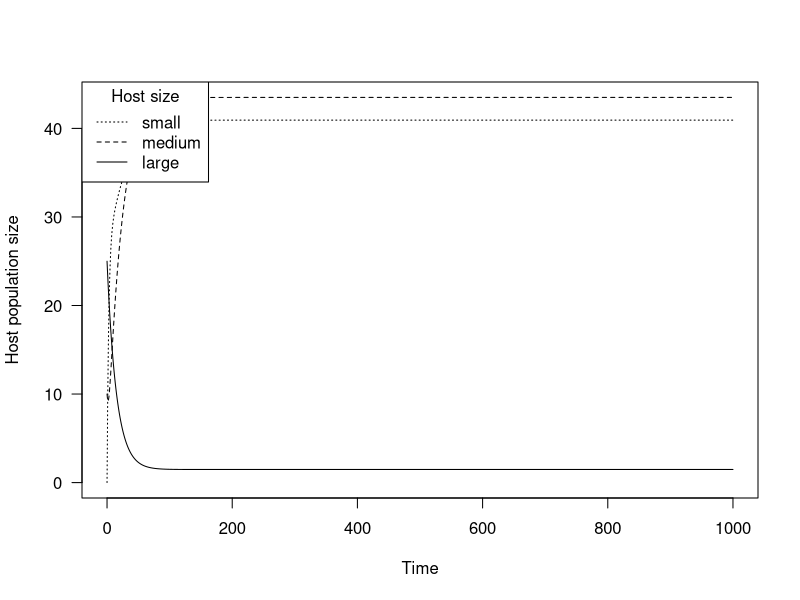
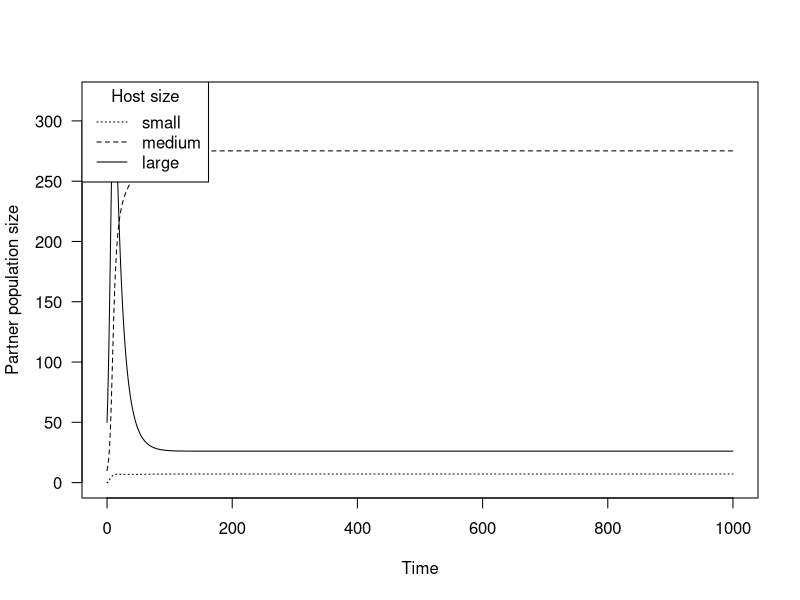
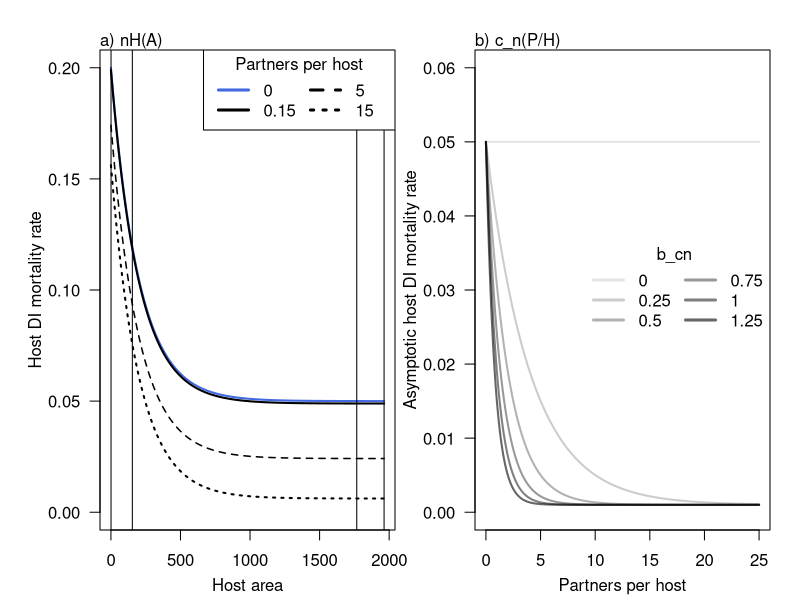
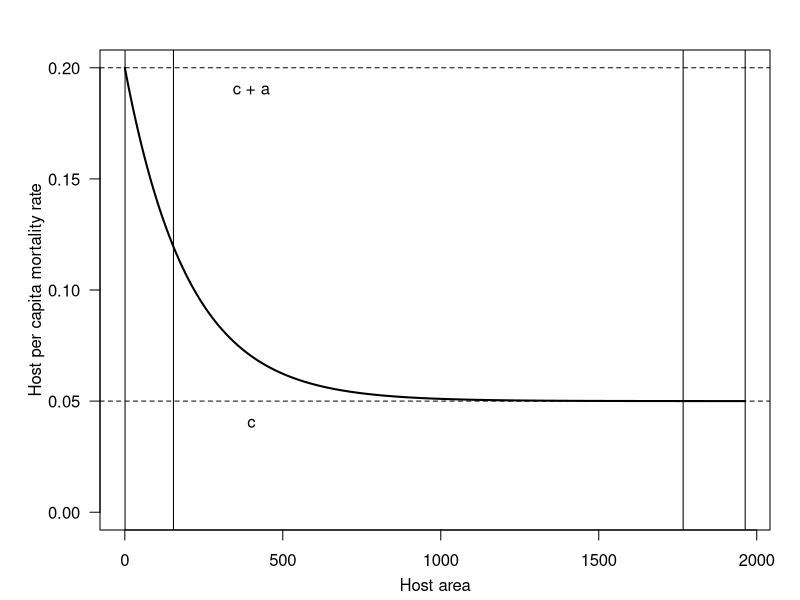
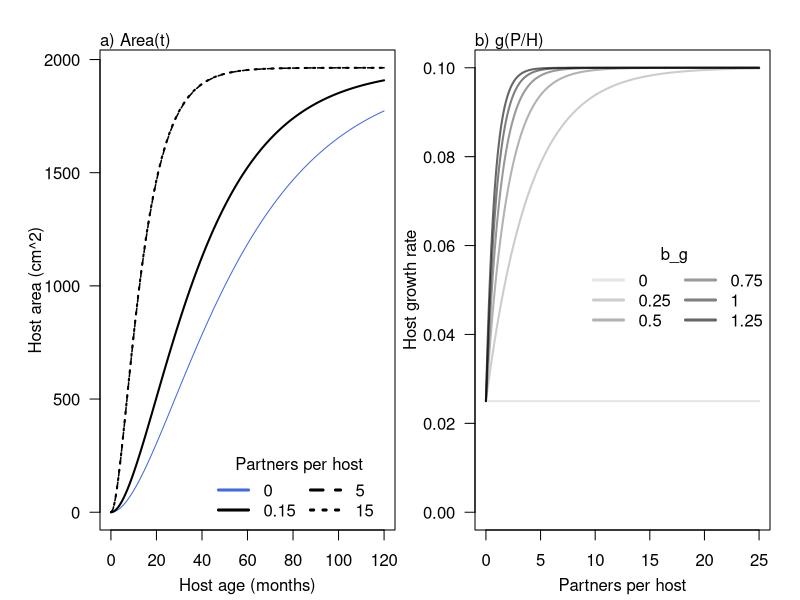
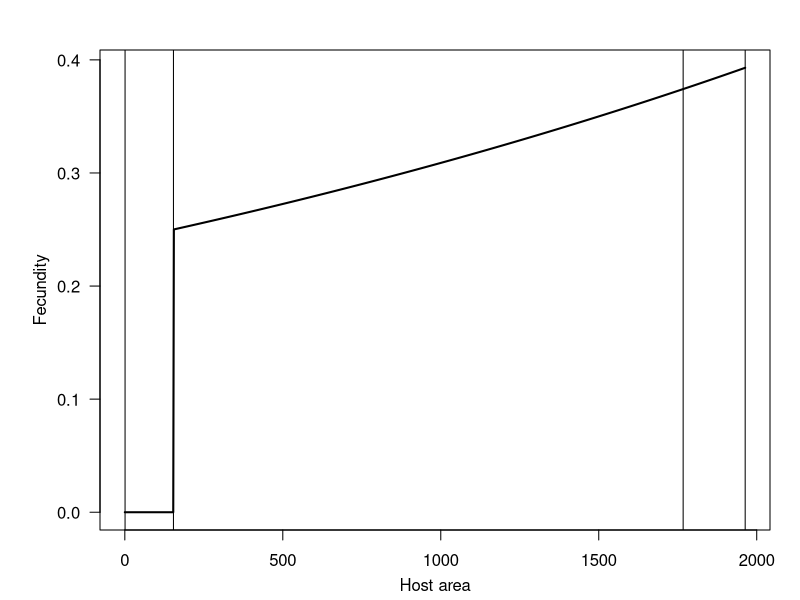
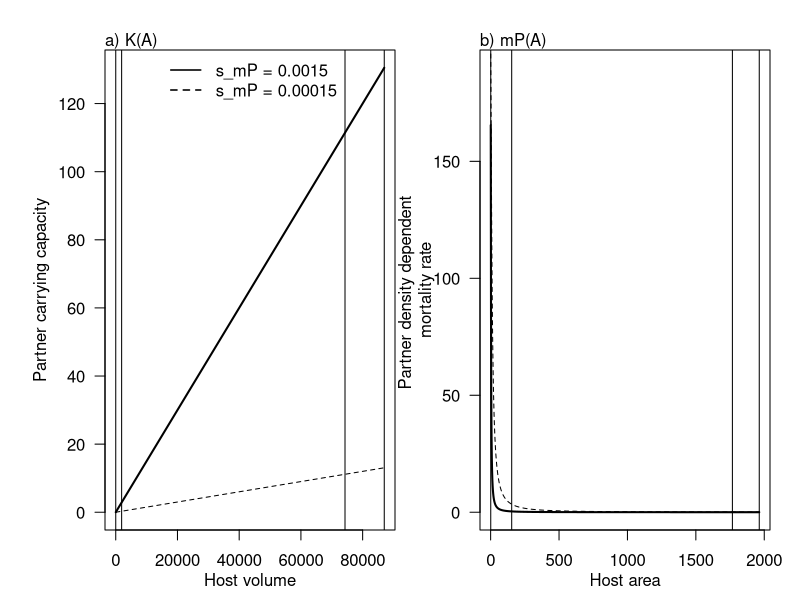

R code for these plots, in order:
## ---- chunk 1

# these functions consist of:
# 1) functions describing relationships between host size and demographic rates and for calculating the average of these rates over specified size classes
# 2) functions describing the effects of the partner on host growth and mortality and the effects of the host on partner mortality

# relationship between individual host area and fecundity 
# Fmn = area at which the host become reproductively mature
# Fconst = baseline fecundity upon reaching reproductive maturity
# Fexp = rate at which fecundity increases exponentially with area
FofA <- function(A, Fmn, Fconst, Fexp){
  
  if(A < Fmn){ # if the host area is less than the threshold for reproductive maturity
    f <- 0 # fecundity is zero
  } else{ # if host area is greater than the threshold for reproductive maturity
    
    f <- Fconst*exp(Fexp*(A-Fmn)) # fecundity increases exponentially
    
  }
  
}

FofA <- Vectorize(FofA, "A") # vectorize this function with respect to host area


# function for calculating average fecundity within size range from x1 to x2 (where both are larger than the min size of reproductive maturity, Fmn)
# x1 = lower bound (host area) of integration range
# x2 = upper bound (host area) of integration range
# Fmn = area at which the host become reproductively mature
# Fconst = baseline fecundity upon reaching reproductive maturity
# Fexp = rate at which fecundity increases exponentially with area

avg_fec <- function(x1, x2, Fmn, Fconst, Fexp){
  
  if(Fexp != 0){
    # integral of c*exp(k*x) = c*1/k*exp(k*x)
    #avg <- (Fconst*exp(Fexp*x2)*1/Fexp-Fconst*exp(Fexp*x1)*1/Fexp)*1/(x2-x1)
    
    # integral of c*exp(k*(x-Fmn)) = c*1/k*exp(k*(x-Fmn))
    avg <- (Fconst*exp(Fexp*(x2-Fmn))*1/Fexp-Fconst*exp(Fexp*(x1-Fmn))*1/Fexp)*1/(x2-x1)
    
  } else{
    # integral of c*1 = (c*x2 - c*x1)
    avg <- (Fconst*x2 - Fconst*x1)/(x2-x1) # just Fconst
  }
  
  
  return(avg)
  
}



# growth: assume diameter follows von Bertalanffy growth curve
# some studies have used it for corals:
# Cafarelli et al. 2017 https://doi.org/10.1016/j.ecolmodel.2016.12.015

# use the basic growth equation to calculate the time it takes an individual to grow through a size class and use that to get the transition probability

# von Bert growth: L(t) = Linf*(1-exp(-k*t))

# age at length: log(1-L(t)/Linf)/-k

# make a function that takes the current size as an input and returns the size one month earlier (note this assumes an even distribution within size classes)
# A = host area at time t + 1
# Dinf = max host diameter 
# g = von Bert growth rate

S1ofA <- function(A, Dinf, g){
  # first convert area to diameter
  # A = pi*(D/2)^2
  D <- sqrt(A/pi)*2
  
  # diameter one timestep earlier
  D0 <- (1-exp(log(1-D/Dinf)+g))*Dinf
  
  # area one timestep earlier:
  A0 <- pi*(D0/2)^2
  
  return(A0)
}

# then proportion that grow from A0 to >= A in class from A1 to A would be (A-A0)/(A-A1)



# function for calculating host mortality as a function of host area (declining exponential)
# A = host area
# a = how much higher the mortality of a host of area 0 is than the asymptotic mortality rate
# b = rate at which mortality declines with increasing host area
# c = asymptotic mortality rate approached by the largest individuals

MofA <- function(A, a,b, c){
  
  m <- a*exp(-b*A) + c # c = lowest mortality rate will go, c + a = mortality of smallest size
  
}

MofA <- Vectorize(MofA, "A")


# function for calculating average mortality within size range from x1 to x2
# x1 = lower bound (host area) of integration range
# x2 = upper bound (host area) of integration range
# a = how much higher the mortality of a host of area 0 is than the asymptotic mortality rate
# b = rate at which mortality declines with increasing host area
# c = asymptotic mortality rate approached by the largest individuals


avg_mort <- function(x1, x2, a, b, c){
  
  if(b !=0){
    # integral of a*exp(-bx) + c = a*-1/b*exp(-bx) + cx
    avg <- (a*-1/b*exp(-b*x2) + c*x2 +a*1/b*exp(-b*x1) - c*x1)*1/(x2-x1)
  } else{
    # integral of a*1 + c = (a + c)*x2 - (a + c)*x1
    avg <- ((a + c)*x2 - (a + c)*x1)/(x2-x1)
  }
  
  
  return(avg)
  
}


# # # # effects of partner on host and effects of host on partner # # # #


# function for calculating asymptotic host mortality (c in MofA function) as a function of partner abundance
# c0 = baseline asymptotic mortality rate in absence of partner
# exp_c = rate at which the asymptotic mortality rate declines with partner abundance
# c_mn = lowest possible density independent mortality rate
# P = partner abundance (per host)

MofP <- function(c0, exp_c, c_mn, P){
  
  if(is.na(P)==T){
    c <- c0
  } else{
    c <- (c0-c_mn)*exp(-exp_c*P) + c_mn
  }
  
  return(c)
  
}



MofP <- Vectorize(MofP, "P")

# function for calculating host growth rate (g in S1ofA function) as a function of partner abundance
# g0 = baseline growth host rate in absence of partner
# exp_g = rate at which host growth rate increases with partner abundance
# g_mx = maximum host growth rate
# P = partner abundance (per host)

GofP <- function(g0, exp_g, g_mx, P){
  
  if(is.na(P)==T){
    g <- g0
  } else{
    g <- g0 + (g_mx-g0)*(1-exp(-exp_g*P))
  }
  
  return(g)
  
}



GofP <- Vectorize(GofP, "P")



# function for calculating Fconst as a function of partner abundance
# Fconst0 = baseline host fecundity in absence of partner
# exp_F = rate at which host fecundity increases with partner abundance
# Fconst_mx = maximum baseline host fecundity
# P = partner abundance (per host)

FofP <- function(Fconst0, exp_F, Fconst_mx, P){
  
  if(is.na(P)==T){
    Fconst <- Fconst0
  } else{
    Fconst <- Fconst0 + (Fconst_mx-Fconst0)*(1-exp(-exp_F*P))
  }
  
  return(Fconst)
  
}

FofP <- Vectorize(FofP, "P")

# function for calculating partner density dependent mortality rate as a function of host area
# K0 = partner density dependent mortality on a host of area 0
# slope_mP = controls rate at which partner DD mortality decreases with host area
# A = host area

MPofA <- function(K0, slope_mP, A){
  
  #mP <- 1/(slope_mP*A)
  
  mP <- 1/(slope_mP*A^(3/2) + K0)
  
  return(mP)
  
}

MPofA <- Vectorize(MPofA, "A")

# average this 
# x1 = lower bound (host area) of integration range
# x2 = upper bound (host area) of integration range
# K0 = partner density dependent mortality on a host of area 0
# slope_mP = controls rate at which partner DD mortality decreases with host area

avg_Pmort <- function(x1, x2, K0, slope_mP){
  
  # integral of 1/(slope_mP*A) is log(slope_mP*A)*1/slope_mP
  #avg <- (log(slope_mP*x2)*1/slope_mP - log(slope_mP*x1)*1/slope_mP)/(x2-x1)
  
  # integral of 1/(slope_mP*A^(3/2) + K0) is more complicated, calculated using Mathematica
  
  
  if(slope_mP == 0){
    
    avg <- 1/K0
    
  } else{
    
    if(K0 > 0){
      int.x2 <- 1/(3*slope_mP^(2/3)*K0^(1/3))*(log(abs(slope_mP^(2/3)*x2-slope_mP^(1/3)*K0^(1/3)*sqrt(x2)+K0^(2/3)))+2*sqrt(3)*atan((2*slope_mP^(1/3)*K0^(2/3)*sqrt(x2)-K0)/(sqrt(3)*K0))-2*log(abs(slope_mP*sqrt(x2)+slope_mP^(2/3)*K0^(1/3))))
      
      int.x1 <- 1/(3*slope_mP^(2/3)*K0^(1/3))*(log(abs(slope_mP^(2/3)*x1-slope_mP^(1/3)*K0^(1/3)*sqrt(x1)+K0^(2/3)))+2*sqrt(3)*atan((2*slope_mP^(1/3)*K0^(2/3)*sqrt(x1)-K0)/(sqrt(3)*K0))-2*log(abs(slope_mP*sqrt(x1)+slope_mP^(2/3)*K0^(1/3))))
      
    } else{
      int.x2 <- -2/(slope_mP*sqrt(x2))
      int.x1 <- -2/(slope_mP*sqrt(x1))
    }
    
    avg <- (int.x2 - int.x1)/(x2-x1)
    
  }
  
  
  
  return(avg)
  
}


# PARTNER BEHAVIOR:
# function for distributing settlers according to preference for adults vs juveniles
# phi = strength of preference for large hosts
# A_tots = total area covered by hosts in each size class

phi_fun <- function(phi, A_tots){
  
  # go to all size classes
  p1 <- A_tots/sum(A_tots)
  # go to largest size classes only
  p2 <- c(0, A_tots[2]/sum(A_tots[2:3]), A_tots[3]/sum(A_tots[2:3]))
  
  p <- (1-phi)*p1 + phi*p2
  
  return(p)
  
  
}



## ---- chunk 2

# parameters
# tmax = max timepoint in simulation
# P0 = initial partner population densities on each host size class (vector)
# H0 = initial host densities in each size class (vector)
# rP = partner reproduction rate (same on all host size classes)
# nP = partner density independent mortality rate (same on all host size classes)
# mP_pars = parameters for relationship btw partner density dependent mortality rates and host area (named list with parameters slope_mP and K0)
# eP = partner external recruitment
# nH_pars = parameters for calculating host density independent mortality rates as a function of partner abundance (named list with elements a_n, b_n, c_n0, exp_cn, and cn_mx)
# mH_pars = parameters for calculating host density dep mortality (named list with elements a_m, b_m, and c_m)
# G_pars = parameters for calculating host growth rates as a function of partner abundance (named list with elements Dinf, g0, exp_g, g_mx, and Dmin)
# F_pars = parameters for calculating host fecundities (named list with elements Fmn, Fconst, Fexp)
# eH = host external recruitment
# Apatch = total patch area (carrying capacity for the host)
# z = whether the system is open (0) or closed (1)
# phi = strength of preference for adult hosts

mod_fun3 <- function(tmax, P0, H0, rP, nP, mP_pars, eP, nH_pars, mH_pars, G_pars, F_pars, 
                     eH, Apatch, z, phi){
  
  
  # unlist parameters
  # partner DD mortality
  K0 <- mP_pars$K0; slope_mP <- mP_pars$slope_mP
  
  # host dens-indep mortality
  a_n <- nH_pars$a_n; b_n <- nH_pars$b_n; c_n0 <- nH_pars$c_n0; exp_cn <- nH_pars$exp_cn; cn_mn <- nH_pars$cn_mn
  
  # host density dep mortality
  a_m <- mH_pars$a_m; b_m <- mH_pars$b_m; c_m <- mH_pars$c_m
  
  # host growth
  Dinf <- G_pars$Dinf; g0 <- G_pars$g0; exp_g <- G_pars$exp_g; g_mx <- G_pars$g_mx
  Dmin <- G_pars$Dmin
  
  # host fecundity
  Fmn <- F_pars$Fmn; Fconst <- F_pars$Fconst; Fexp <- F_pars$Fexp
  
  # calculate fixed parameters
  # boundaries of the host size classes: 0-Fmn, Fmn-90% of max size, >90% of max size
  Amax <- pi*(1/2*Dinf)^2
  Amin <- pi*(1/2*Dmin)^2
  A12 <- Fmn
  A23 <- 0.9*Amax
  
  # midpoints (used for calculating area occupied by each class; same as avg area in each class)
  A <- c((Amin+A12)/2, (A23+A12)/2, (Amax+A23)/2)
  
  # partner density dependent mortality in each size class (depend on areas in each class)
  mP <- c(avg_Pmort(Amin, A12, K0, slope_mP), avg_Pmort(A12, A23, K0, slope_mP), avg_Pmort(A23, Amax, K0, slope_mP))
  
  # host fecundities in each size class
  FH <- c(0, avg_fec(A12, A23, Fmn, Fconst, Fexp), avg_fec(A23, Amax, Fmn, Fconst, Fexp))
  
  # host density dependent mortality rates in each size class
  mH <- c(avg_mort(Amin, A12, a_m, b_m, c_m), avg_mort(A12, A23, a_m, b_m, c_m), avg_mort(A23, Amax, a_m, b_m, c_m))
  
  # vector of time steps
  tset <- seq(from = 0, to = tmax, by = 1) # time steps for iterating over
  
  # holding matrices and initial conditions
  # host
  Hmat <- matrix(NA, nrow = length(A), ncol = length(tset))
  Hmat[ ,1] <- H0
  
  # partner
  Pmat <- matrix(NA, nrow = length(A), ncol = length(tset))
  Pmat[ ,1] <- P0
  
  
  for(i in 2:length(tset)){ # for each time step in the simulation
    
    # calculate the area occupied
    Atot <- sum(A*Hmat[, i-1])
    
    # calculate the host growth rates as a function of P per unit host
    g_i <- GofP(g0, exp_g, g_mx, Pmat[, i-1]/Hmat[, i-1])
    
    # calculate size class transitions
    # class 1 to 2:
    A0_1 <- S1ofA(A12, Dinf, g_i[1])
    G12 <- ifelse(A0_1 < Amin, 1, (A12-A0_1)/(A12-Amin)) # proportion that grew into next size class; if area at previous timestep is less than Amin, say 100% of class 1 grew to class 2
    
    # class 2 to 3: 
    A0_2 <- S1ofA(A23, Dinf, g_i[2])
    G23 <- ifelse(A0_2 < A12, 1, (A23-A0_2)/(A23-A12)) # proportion that grew into next size class; if area at previous timestep is in size class 1 (A02 < A12), say 100% of class 2 grew to class 3
    
    G <- c(G12, G23, 0)
    
    # calculate host dens-indep mortality rates as a function of P per host
    c_n <- MofP(c_n0, exp_cn, cn_mn, Pmat[, i-1]/Hmat[, i-1])
    nH <- c(avg_mort(Amin, A12, a_n, b_n, c_n[1]), avg_mort(A12, A23, a_n, b_n, c_n[2]), avg_mort(A23, Amax, a_n, b_n, c_n[3]))
    
    # calculate the host growth and survival rates
    G_Ht <- G*max(0, 1-Atot/Apatch) # realized growth depends on how much room there is
    S_Ht <- exp(-(nH + mH*Atot/Apatch)) # mH*Atot/Apatch*Hmat[, i-1]
    
    # calculate the survival rates for the partner
    S_P <- rep(NA, 3)
    
    for(sss in 1:3){
      if(Hmat[sss,i-1] == 0){
        S_P[sss] <- 0
      } else{
        S_P[sss] <- exp(-(nP + mP[sss]*Pmat[sss, i-1]/Hmat[sss,i-1])) # mortality depends on P/H
      }
    }
    
    # make the host transition matrix
    T_H <- matrix(rep(0, length(S_Ht)^2), nrow = length(S_Ht), ncol = length(S_Ht))
    # fill in the first row (note fecundities are done separately below)
    T_H[1, 1] <- (1-G_Ht[1])*S_Ht[1]
    
    # make the fish transition matrix
    T_P <- matrix(rep(0, length(S_Ht)^2), nrow = length(S_Ht), ncol = length(S_Ht))
    # fill in the first row
    T_P[1, 1] <- (1-G_Ht[1])*S_P[1]*S_Ht[1]
    
    
    # fill in the rest
    for(mm in 2:length(S_Ht)){
      
      # host
      T_H[mm, mm] <- (1-G_Ht[mm])*S_Ht[mm] # surviving and staying put
      T_H[mm, mm-1] <- G_Ht[mm-1]*S_Ht[mm-1] # surviving and growing to next size class
      
      # partner
      T_P[mm, mm] <- (1-G_Ht[mm])*S_P[mm]*S_Ht[mm] # surviving and staying put
      T_P[mm, mm-1] <- G_Ht[mm-1]*S_P[mm-1]*S_Ht[mm-1] # surviving and growing to next size class
    }
    
    # calculate the new population sizes
    Hmat[, i] <- T_H %*% Hmat[, i-1]
    Pmat[, i] <- T_P %*% Pmat[, i-1]
    
    
    
    # new recruits for the fish: distribute across the size classes according to preference function
    # total recruits (depends on whether population is open or closed)
    Rtot <- z*sum(rP*Pmat[ ,i-1]) + (1-z)*eP
    
    # preferences
    # phi_fun(phi, Amax, A_mids, A_tots)
    
    if(sum(Hmat[, i-1])==0){ # if there are no hosts
      pxset <- c(0, 0, 0) 
    } else{
      
      pxset <- phi_fun(phi, A*Hmat[, i-1])
    } 
    
    
    # calculate recruit survival
    S_R <- rep(NA, 3)
    
    for(sss in 1:3){
      if(Hmat[sss,i-1] == 0){ # index here needs to match index used for P/H (i or i-1)
        S_R[sss] <- 0
      } else{
        S_R[sss] <- exp(-(nP + mP[sss]*Pmat[sss, i-1]/Hmat[sss, i-1]))
      }
    }
    
    # add new recruits 
    Pmat[, i] <- Pmat[, i] +  pxset*Rtot*S_R 
    
    # add new recruits for the host (depends on whether population is open or closed)
    Hmat[1, i] <- Hmat[1, i] + z*sum(FH*Hmat[ ,i-1])*max(0, 1-Atot/Apatch) + (1-z)*eH*max(0, 1-Atot/Apatch)
    
    
    
    
  }
  
  
  
  return(list(t = tset, H = Hmat, P = Pmat))
  
}

## ---- chunk 3

Amax <- pi*(50/2)^2 # max area of a host
Fmn <- pi*(14/2)^2 # area at which the host becomes reproductively mature
Amin <- pi*(1/2)^2 # minimum area of a host
Apatch <- (Amax+0.9*Amax)/2*100 # area of habitat patch

A_mids <- c((Amin+Fmn)/2, (0.9*Amax+Fmn)/2, (Amax+0.9*Amax)/2) # used for calculating area occupied

A12 <- Fmn # boundary between first and second size classes
A23 <- 0.9*Amax # boundary between second and third size classes

# initial conditions
H01 <- c(0.01, 10, 25) # high adults
H02 <- c(100, 5, 0.01) # high small

P01 <- c(0, 10, 50)
P02 <- c(0, 2, 0)

tmax <- 1000 # number of timesteps to run the model; needs to be > 10 for the equilibration check to work

eqtol <- 0.001 # prop difference btw abundance at tmax and tmax - 10 needs to be less than eqtol to consider the simulation to have equilibrated


# HOST DENSITY INDEPENDENT MORTALITY
ac_mult <-3 # mortality rate of smallest individuals is c*(ac_mult + 1), mortality rate of infinitely large individuals is c

c_n0 <- 0.05 # maximum baseline asymptotic host density independent mortality rate (DI mortality rate of an infinitely large host)
a_n <- ac_mult*c_n0 # mortality of smallest individuals is a_n + c_n
b_n <- 0.005 # rate of decrease in host DI mortality rate with increasing host area
exp_cn <- 0 # rate at which the asymptotic host DI mortality rate decreases with increasing partner density (b_cn in the main text)
cn_mn <- 0.001 # lowest possible asymptotic DI mortality rate
  
# HOST DENSITY DEPENDENT MORTALITY
c_m <- 0.05 # asymptotic host density dependent mortality rate (DD mortality rate of an infinitely large host)
a_m <- ac_mult*c_m # DD mortality rate of smallest individuals is a_m + c_m
b_m <- 0.005 # rate of decrease in host DD mortality rate with increasing host area

# HOST GROWTH
Dinf <- sqrt(Amax/pi)*2 # Amax = pi*(1/2*Dinf)^2 so Dinf = sqrt(Amax/pi)*2
Dmin <- sqrt(Amin/pi)*2 # Amax = pi*(1/2*Dinf)^2 so Dinf = sqrt(Amax/pi)*2
g0 <- 0.025 # min host growth rate; g0 = 0.025 means hosts become reproductively mature at about 2 yrs old 
exp_g <-  0 # rate of increase in host growth rate with increasing partner density (b_g in main text)
g_mx <- 0.1 # max host growth rate; become reproductively mature at about 6 months old

# HOST FECUNDITY
Fconst <- 0.25 # fecundity of a host at maturation
Fexp <- 0.00025 # rate of increase in host fecundity with host area


# external host recruitment
eH <- 0 # no external recruits

# PARTNER PARAMETERS
rP <- 1  # reproduction rate
nP <- 0.35 # density independent mortality rate
eP <- 0 # external partner recruitment

K0 <- 0.005 # baseline carrying capacity (inverse of baseline DD mortality rate)
slope_mP <- 0.0015 # slope of relationship between host volume and partner carrying capacity 

phi <- 0 # strength of partner preference for larger hosts

# OPEN vs CLOSED
z <- 1 # 1 = system is closed, 0 = system is open


# lists for default simulation
mP_pars <- list(K0 = K0, slope_mP = slope_mP)
nH_pars <- list(a_n = a_n, b_n = b_n, c_n0 = c_n0, exp_cn = exp_cn, cn_mn = cn_mn)
mH_pars <- list(a_m = a_m, b_m = b_m, c_m = c_m)
G_pars <- list(Dinf = Dinf, g0 = g0, exp_g = exp_g, g_mx = g_mx, Dmin = Dmin)
F_pars <- list(Fmn = Fmn, Fconst = Fconst, Fexp = Fexp)


# DEFAULT EQUILIBRIUM
dsim1 <- mod_fun3(tmax, P01, H01, rP, nP, mP_pars, eP, nH_pars, mH_pars, G_pars, F_pars, eH, Apatch, z, phi)

# dH1eq <- c(dsim1$H[1,tmax], dsim1$H[2,tmax], dsim1$H[3,tmax])
# dAeq <- sum(dsim1$H[ ,tmax]*c(Fmn/2, (0.9*Amax+Fmn)/2, (Amax+0.9*Amax)/2))


#dsim2 <- mod_fun3(tmax, P01, H01, rP, nP, mP_pars, eP, nH_pars, mH_pars, G_pars, F_pars, eH, Apatch, z, phi)
#dH2eq <- c(dsim2$H[1,tmax], dsim2$H[2,tmax], dsim2$H[3,tmax]) # same as for H01

# plot timeseries and check default equilibria
plot(x = dsim1$t, y = dsim1$H[1,], type = "l", ylim = c(0, max(as.vector(dsim1$H))), lty = 3, las = 1, xlab = "Time", ylab = "Host population size")
lines(x = dsim1$t, y = dsim1$H[2,], lty = 2)
lines(x = dsim1$t, y = dsim1$H[3,], lty = 1)
legend("topleft", title = "Host size", c("small", "medium", "large"), lty = c(3, 2, 1))

plot(x = dsim1$t, y = dsim1$P[1,], type = "l", ylim = c(0, max(as.vector(dsim1$P))), lty = 3, las = 1, xlab = "Time", ylab = "Partner population size")
lines(x = dsim1$t, y = dsim1$P[2,], lty = 2)
lines(x = dsim1$t, y = dsim1$P[3,], lty = 1)
legend("topleft", title = "Host size", c("small", "medium", "large"), lty = c(3, 2, 1))
    

dsim1$H[,tmax]

dsim1$P[,tmax]

PH_def <- dsim1$P[,tmax]/dsim1$H[,tmax]
PH_def

## ---- chunk 4

# set of host areas
Aset_ex <- seq(from = 0, to = Amax, length.out = 1000)

# repeat for 3 different densities of P per host
PH_def <- c(0.15, 5, 15)

#pdf("figures/nH_exp_cn.pdf", width = 9, height = 4)
par(mfrow = c(2, 1))
par(mar=c(0, 2.5, 0.5, 1.5), oma = c(3.5, 2.5, 2, 0))
layout(matrix(c(1, 2), nrow = 1, ncol = 2, byrow = F), widths = rep(1, 2), heights = rep(1, 1))


plot(x = Aset_ex, y = MofA(Aset_ex, a = a_n,b = b_n, c = MofP(c_n0, exp_c = 0.15, cn_mn, 0)), type = "l", las = 1, lty = 1, ylim = c(0, 0.2), xlab = NA, ylab = NA, col = "royalblue", lwd = 2) # , xaxs="i", yaxs="i"
abline(v = c(Amin, Fmn, 0.9*Amax, Amax))
lines(x = Aset_ex, y = MofA(Aset_ex, a = a_n,b = b_n, c = MofP(c_n0, exp_c = 0.15, cn_mn, PH_def[1])), lty = 1, lwd = 2)
lines(x = Aset_ex, y = MofA(Aset_ex, a = a_n,b = b_n, c = MofP(c_n0, exp_c = 0.15, cn_mn, PH_def[2])), lty = 2, lwd = 1.5)
lines(x = Aset_ex, y = MofA(Aset_ex, a = a_n,b = b_n, c = MofP(c_n0, exp_c = 0.15, cn_mn, PH_def[3])), lty = 3, lwd = 2)
mtext(side = 1, "Host area", line = 2.25)
mtext(side = 3, "a) nH(A)", adj = 0)
mtext(side = 2, "Host DI mortality rate", line = 2.75)
legend(x = "topright", legend = c("0", as.character(round(PH_def,2))), lwd = 3, col = c("royalblue", rep("black", 3)), lty = c(1, 1, 2, 3), ncol = 2, bty = "y", title = "Partners per host", bg = "white")


# set of partner densities
Pset_ex <- seq(from = 0, to = 25, length.out = 1000)

# strength of defensive mutualism
exp_cn_ex <- seq(from = 0, to = 1.25, by = 0.25)

col_set <- c(adjustcolor("black", alpha.f = 1/10), adjustcolor("black", alpha.f = 2/10), adjustcolor("black", alpha.f = 3/10), adjustcolor("black", alpha.f = 4/10), adjustcolor("black", alpha.f = 5/10), adjustcolor("black", alpha.f = 6/10))

plot(x = Pset_ex, y = MofP(c_n0, exp_c = exp_cn_ex[1], cn_mn, Pset_ex), type = "l", las = 1, ylim = c(0, 0.06), col = adjustcolor("black", alpha.f = 1/10), lwd = 2, xlab = NA, ylab = NA)
for(i in 2:length(exp_cn_ex)){
  lines(x = Pset_ex, y = MofP(c_n0, exp_c = exp_cn_ex[i], cn_mn, Pset_ex), col = adjustcolor("black", alpha.f = i/10), lwd = 2, type = "l")
}
mtext(side = 1, "Partners per host", line = 2.25)
mtext(side = 2, "Asymptotic host DI mortality rate", line = 2.75)
mtext(side = 3, "b) c_n(P/H)", adj = 0)
legend(x = "right", legend = as.character(exp_cn_ex), lwd = 3, col = col_set, ncol = 2, bty = "n", title = "b_cn")

#dev.off()

## ---- chunk 5

#pdf("figures/mH.pdf", width = 5, height = 4)
par(mfrow = c(1, 1))
par(mar=c(0, 2.5, 0.5, 1.5), oma = c(3.5, 2.5, 2, 0))
#layout(matrix(c(1, 2), nrow = 1, ncol = 2, byrow = F), widths = rep(1, 2), heights = rep(1, 1))


plot(x = Aset_ex, y = MofA(Aset_ex, a = a_m,b = b_m, c = c_m), type = "l", las = 1, lty = 1, ylim = c(0, 0.2), xlab = NA, ylab = NA, lwd = 2)
abline(h = c_m, lty = 2)
abline(v = c(Amin, Fmn, 0.9*Amax, Amax))
abline(h = c_m + a_m, lty = 2)
text(x = 400, y = 0.19, "c + a")
text(x = 400, y = 0.04, "c")
mtext(side = 1, "Host area", line = 2.25)
mtext(side = 2, "Host per capita mortality rate", line = 2.75)

#dev.off()

## ---- chunk 6

# calculate monthly host survival probabilities for default parameters

# c_n_ex <- MofP(c_n0, exp_c = 0, cn_mn, P = PH_def)
# 
# nH_ex <- c(avg_mort(Amin, A12, a_n, b_n, c_n_ex[1]), avg_mort(A12, A23, a_n, b_n, c_n_ex[2]), avg_mort(A23, Amax, a_n, b_n, c_n_ex[3]))
# 
# mH_ex <- c(avg_mort(Amin, A12, a_m, b_m, c_m), avg_mort(A12, A23, a_m, b_m, c_m), avg_mort(A23, Amax, a_m, b_m, c_m))
# 
# exp(-(nH_ex + mH_ex*sum(dsim1$H[,tmax]*A_mids)/Apatch))

    

## ---- chunk 7


#pdf("figures/g_exp_g.pdf", width = 9, height = 4)
par(mfrow = c(2, 1))
par(mar=c(0, 2.5, 0.5, 1.5), oma = c(3.5, 2.5, 2, 0))
layout(matrix(c(1, 2), nrow = 1, ncol = 2, byrow = F), widths = rep(1, 2), heights = rep(1, 1))


#GofP(g0, exp_g, g_mx, P) = g0 + (g_mx-g0)*(1-exp(-exp_g*P))
 
# set of host ages 
age_set_ex <- seq(from = 0, to = 12*10, length.out = 1000)

plot(x = age_set_ex, y = pi*((Dinf*(1-exp(-GofP(g0, exp_g, g_mx, P = 0)*age_set_ex)))/2)^2, type = "l", xlab = NA, ylab = NA, las = 1, col = "royalblue", ylim = c(0, Amax))
mtext(side = 1, "Host age (months)", line = 2.25)
mtext(side = 2, "Host area (cm^2)", line = 2.75)
mtext(side = 3, "a) Area(t)", adj = 0)
lines(x = age_set_ex, y = pi*((Dinf*(1-exp(-GofP(g0, exp_g = 1, g_mx, P = PH_def[1])*age_set_ex)))/2)^2, lty = 1, lwd = 2)
lines(x = age_set_ex, y = pi*((Dinf*(1-exp(-GofP(g0, exp_g = 1, g_mx, P = PH_def[2])*age_set_ex)))/2)^2, lty = 2, lwd = 1.5)
lines(x = age_set_ex, y = pi*((Dinf*(1-exp(-GofP(g0, exp_g = 1, g_mx, P = PH_def[3])*age_set_ex)))/2)^2, lty = 3, lwd = 2)
legend(x = "bottomright", legend = c("0", as.character(round(PH_def, 2))), lwd = 3, col = c("royalblue", rep("black", 3)), lty = c(1, 1, 2, 3), ncol = 2, bty = "n", title = "Partners per host")
#abline(v = log(1-sqrt(Fmn/pi)*2/Dinf)/-GofP(g0, exp_g, g_mx, P_test), col = "blue")
#abline(v = log(1-sqrt(0.9*Amax/pi)*2/Dinf)/-GofP(g0, exp_g, g_mx, P_test), col = "red")
#abline(v = c(12, 24, 36, 48), lty = 3) # years 1, 2, 3, 4

# set of values for strength of nutritional mutualism
exp_g_ex <- seq(from = 0, to = 1.25, by = 0.25)

plot(x = Pset_ex, y = GofP(g0, exp_g = exp_g_ex[1], g_mx, Pset_ex), type = "l", las = 1, ylim = c(0, 0.1), col = adjustcolor("black", alpha.f = 1/10), lwd = 2, xlab = NA, ylab = NA)
for(i in 2:length(exp_cn_ex)){
  lines(x = Pset_ex, y = GofP(g0, exp_g = exp_g_ex[i], g_mx, Pset_ex), col = adjustcolor("black", alpha.f = i/10), lwd = 2, type = "l")
}
mtext(side = 1, "Partners per host", line = 2.25)
mtext(side = 2, "Host growth rate", line = 2.75)
mtext(side = 3, "b) g(P/H)", adj = 0)
legend(x = "right", legend = as.character(exp_g_ex), lwd = 3, col = col_set, ncol = 2, bty = "n", title = "b_g")

#dev.off()

## ---- chunk 8

# calculate host transition probabilities for default parameters

# g_i_ex <- GofP(g0, exp_g = 1, g_mx, PH_def)
#     
# # calculate size class transitions
# # class 1 to 2:
# A0_1_ex <- S1ofA(A12, Dinf, g_i_ex[1])
# G12_ex <- ifelse(A0_1_ex < Amin, 1, (A12-A0_1_ex)/(A12-Amin)) # proportion that grew into next size class
# # if area at previous timestep is less than Amin, say 100% of class 1 grew to class 2
#     
# # class 2 to 3: 
# A0_2_ex <- S1ofA(A23, Dinf, g_i_ex[2])
# G23_ex <- ifelse(A0_2_ex < A12, 1, (A23-A0_2_ex)/(A23-A12)) # proportion that grew into next size class
# # if area at previous timestep is in size class 1 (A02 < A12), say 100% of class 2 grew to class 3
#     
# G_ex <- c(G12_ex, G23_ex, 0)
# 
# G_ex*max(0, 1-sum(dsim1$H[,tmax]*A_mids)/Apatch)

## ---- chunk 9

# check that even at max growth rate, transition probabilities will be >1

# A_mids <- c((Amin+Fmn)/2, (0.9*Amax+Fmn)/2, (Amax+0.9*Amax)/2) # used for calculating area occupied


# S1ofA(Fmn, Dinf, g = g_mx) 
# (A12-S1ofA(Fmn, Dinf, g = g_mx))/(A12-Amin) # boundary - area at previous timepoint divided by range of boundary
# 
# 
# S1ofA(0.9*Amax, Dinf, g = g_mx) 
# (A23-S1ofA(0.9*Amax, Dinf, g = g_mx))/(A23-A12) # boundary - area at previous timepoint divided by range of boundary
# 
# # check this holds even if there are 10 size classes
# 
# #A_bounds_test <- c(Amin, seq(from = 0.1, to = 0.9, by = 0.1)*Amax, Amax)
# A_bounds_test <- seq(from = 0.1, to = 0.9, by = 0.1)*Amax
# (A_bounds_test[1]-S1ofA(A_bounds_test[1], Dinf, g = g_mx))/(A_bounds_test[1]-Amin)
# (A_bounds_test[2]-S1ofA(A_bounds_test[2], Dinf, g = g_mx))/(A_bounds_test[2]-A_bounds_test[1])
# (A_bounds_test[3]-S1ofA(A_bounds_test[3], Dinf, g = g_mx))/(A_bounds_test[3]-A_bounds_test[2])
# (A_bounds_test[4]-S1ofA(A_bounds_test[4], Dinf, g = g_mx))/(A_bounds_test[4]-A_bounds_test[3])
# (A_bounds_test[5]-S1ofA(A_bounds_test[5], Dinf, g = g_mx))/(A_bounds_test[5]-A_bounds_test[4])
# (A_bounds_test[6]-S1ofA(A_bounds_test[6], Dinf, g = g_mx))/(A_bounds_test[6]-A_bounds_test[5])
# (A_bounds_test[7]-S1ofA(A_bounds_test[7], Dinf, g = g_mx))/(A_bounds_test[7]-A_bounds_test[6])
# (A_bounds_test[8]-S1ofA(A_bounds_test[8], Dinf, g = g_mx))/(A_bounds_test[8]-A_bounds_test[7])
# (A_bounds_test[9]-S1ofA(A_bounds_test[9], Dinf, g = g_mx))/(A_bounds_test[9]-A_bounds_test[8])



## ---- chunk 10


#pdf("figures/Fecundity.pdf", width = 3.5, height = 2.5)
par(mfrow = c(1, 1))
par(mar=c(0, 2.5, 0.5, 1.5), oma = c(3.5, 2.5, 2, 0))
#layout(matrix(c(1, 2), nrow = 1, ncol = 2, byrow = F), widths = rep(1, 2), heights = rep(1, 1))

plot(x = Aset_ex, y = FofA(Aset_ex, Fmn, Fconst, Fexp), type = "l", xlab = NA, ylab = NA, las = 1, lwd = 2)
abline(v = c(Amin, Fmn, 0.9*Amax, Amax))
mtext(side = 1, "Host area", line = 2.25)
mtext(side = 2, "Fecundity", line = 2.5)

#dev.off()

## ---- chunk 11

#MPofA(K0, slope_mP, A)= 1/(slope_mP*A^(3/2) + K0)

Aset_ex <- seq(from = Amin, to = Amax, length.out = 1000)

#pdf("figures/KP_slope_mP.pdf", width = 9, height = 4)
par(mfrow = c(2, 1))
par(mar=c(0, 2.75, 0.5, 1.5), oma = c(3.5, 2.5, 2, 0))
layout(matrix(c(1, 2), nrow = 1, ncol = 2, byrow = F), widths = rep(1, 2), heights = rep(1, 1))

# K = slope_mP*V + K0
plot(x = Aset_ex^(3/2), y = 0.0015*Aset_ex^(3/2) + K0, type = "l", xlab = NA, ylab = NA, las = 1, lwd = 2)
lines(x = Aset_ex^(3/2), y = 0.00015*Aset_ex^(3/2) + K0, lty = 2)
abline(v = c(Amin, Fmn, 0.9*Amax, Amax)^(3/2))
mtext(side = 1, "Host volume", line = 2)
mtext(side = 2, "Partner carrying capacity", line = 2.75)
mtext(side = 3, "a) K(A)", adj = 0)
legend("top", legend = c("s_mP = 0.0015", "s_mP = 0.00015"), lty = c(1, 2), lwd = 1.5, bty = "n")

plot(x = Aset_ex, y = MPofA(K0, slope_mP = 0.0015, Aset_ex), type = "l", xlab = NA, ylab = NA, las = 1, lwd = 2, ylim = c(0, 190))
lines(x = Aset_ex, y = MPofA(K0, slope_mP = 0.00015, Aset_ex), lty = 2)
abline(v = c(Amin, Fmn, 0.9*Amax, Amax))
mtext(side = 1, "Host area", line = 2)
mtext(side = 2, "Partner density dependent \nmortality rate", line = 2.25)
mtext(side = 3, "b) mP(A)", adj = 0)


#dev.off()



# check approximate carrying capacities of each host size class 
 # 1/avg_Pmort(Amin, Fmn, K0, slope_mP = 0.001)
 # 1/avg_Pmort(Fmn, 0.9*Amax, K0, slope_mP = 0.001)
 # 1/avg_Pmort(0.9*Amax, Amax, K0, slope_mP = 0.001)

